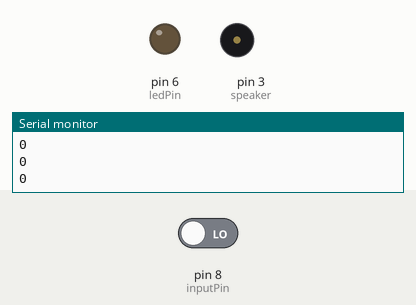
Recording of a sketch running on a simulated Arduino Uno, built with avr-gcc and run on an emulated ATmega328P. Shown: output pins drawn as LEDs (lit = HIGH), buzzer (waves = sounding, pin HIGH), the last lines printed to the serial monitor. The test bench sets the inputs (shaded band); at power-on: pin 8 (inputPin) LOW.

Above: at 1.8 s.
1.9 s: pin 8 (inputPin) driven HIGH
At 3.2 s:
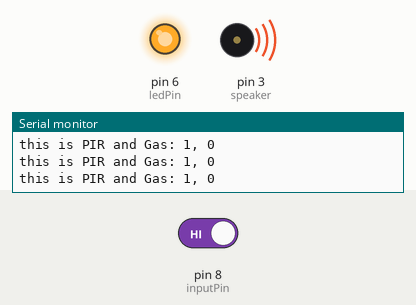
3.5 s: pin 8 (inputPin) driven LOW
At 4.5 s:
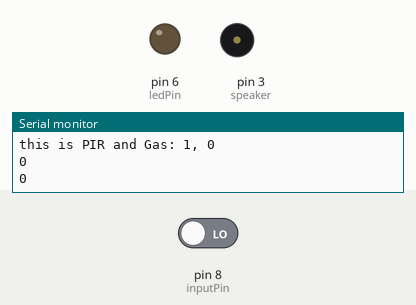
Timing chart, 0 to 6.5 s (numbered marks = the images above; inputs shaded):
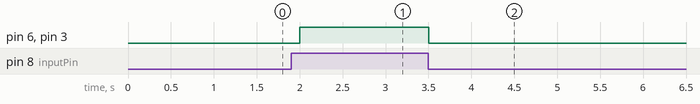

Measured:
- after the input at 1.9 s, pin 6 (ledPin), pin 3 (speaker): LOW → HIGH after 0.10 s
- after the input at 3.5 s, pin 6 (ledPin), pin 3 (speaker): HIGH → LOW at once

The sketch:

PIR_sensor.ino
```cpp
const int gas_input = A0;
int gas = 0;
int speaker = 3;
int ledPin = 6;
int inputPin = 8;
int val = 0;

void setup() {
  pinMode(ledPin, OUTPUT);
  pinMode(inputPin, INPUT);
  pinMode(speaker, OUTPUT);
  digitalWrite(ledPin, LOW);

  Serial.begin(9600);
}

void loop(){
//tone(speaker, 500);
// HIGH -> THE WAY THAT ARDUINO DISCRIBE STATE ON
val = digitalRead(inputPin);
  if(val == HIGH || gas > 85){
    digitalWrite(ledPin, HIGH);
    digitalWrite(speaker, HIGH);
    Serial.print("this is PIR and Gas: ");
    Serial.print(val);
    Serial.print(", ");
    Serial.println(gas);
    delay(500);
  }else{
   digitalWrite(ledPin, LOW);
   digitalWrite(speaker, LOW);
    Serial.println(val);
    delay(500);
  }
}
```
